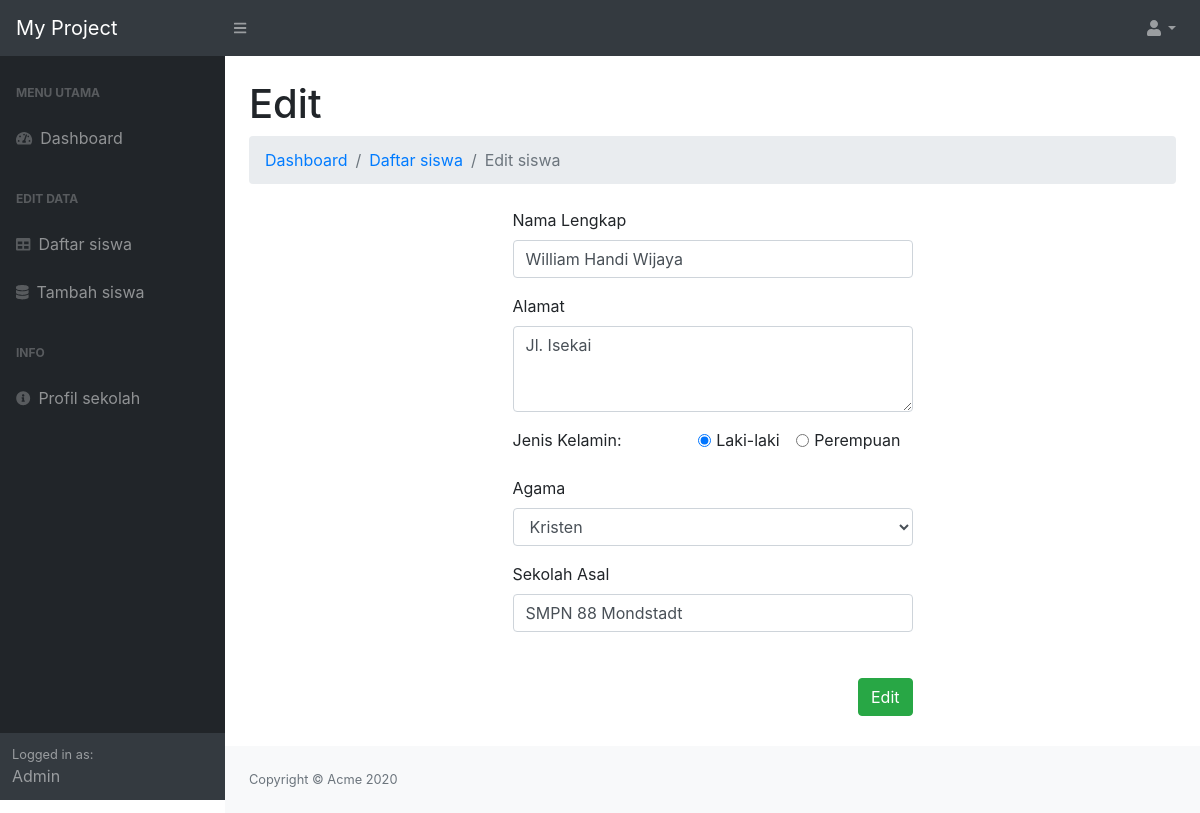
/welcome/dist/form-edit.php?id=3 (signed in), run on the app's committed database.
### tables this page shows
CREATE TABLE `calon_siswa` (
  `id` int(100) UNSIGNED NOT NULL,
  `nama` varchar(64) NOT NULL,
  `alamat` varchar(255) NOT NULL,
  `jenis_kelamin` varchar(10) NOT NULL,
  `agama` varchar(10) NOT NULL,
  `sekolah_asal` varchar(64) NOT NULL
);

### welcome/dist/form-edit.php (the view, shortened to what this page needs)
<?php
require_once "../../config.php";
$id = $_GET['id'];
$query = "SELECT * FROM calon_siswa WHERE id=$id";
$stmt = $mysqli->query($query);
$siswa = $stmt->fetch_assoc();
?>
<!DOCTYPE html>
<html lang="en">
<head>
    <link href="css/styles.css" rel="stylesheet" />
    <link rel="stylesheet" type="text/css" href="css/form.css">
    <link href="https://cdn.datatables.net/1.10.20/css/dataTables.bootstrap4.min.css" rel="stylesheet" />
</head>
<body class="sb-nav-fixed">
    <nav class="sb-topnav navbar navbar-expand navbar-dark bg-dark">
        <a class="navbar-brand" href="index.php">My Project</a>
        <button class="btn btn-link btn-sm order-1 order-lg-0" id="sidebarToggle" href="#"><i class="fas fa-bars"></i></button>
        <ul id="navbar" class="navbar-nav ml-auto ml-md-0">
            <li class="nav-item dropdown">
                <a class="nav-link dropdown-toggle" id="userDropdown" href="#" role="button" data-toggle="dropdown" aria-haspopup="true" aria-expanded="false"><i class="fas fa-user fa-fw"></i></a>
            </li>
        </ul>
    </nav>
    <div id="layoutSidenav">
        <div id="layoutSidenav_nav">
            <nav class="sb-sidenav accordion sb-sidenav-dark" id="sidenavAccordion">
                <div class="sb-sidenav-menu">
                    <div class="nav">
                        <div class="sb-sidenav-menu-heading">Menu utama</div>
                        <a class="nav-link" href="index.php">
                            <div class="sb-nav-link-icon"><i class="fas fa-tachometer-alt"></i></div>
                            Dashboard
                        </a>
                        <div class="sb-sidenav-menu-heading">Edit data</div>
                        <a class="nav-link" href="list-siswa.php">
                            <div class="sb-nav-link-icon"><i class="fas fa-table"></i></div>
                            Daftar siswa
                        </a>
                        <a class="nav-link" href="form-daftar.php">
                            <div class="sb-nav-link-icon"><i class="fa fa-database"></i></div>
                            Tambah siswa
                        </a>
                        <div class="sb-sidenav-menu-heading">Info</div>
                        <a class="nav-link" href="profil.php">
                            <div class="sb-nav-link-icon"><i class="fas fa-info-circle"></i></div>
                            Profil sekolah
                        </a>
                    </div>
                </div>
                <div class="sb-sidenav-footer">
                    <div class="small">Logged in as:</div>
                    <?= ucwords($_SESSION['username']) ?>
                </div>
            </nav>
        </div>
        <div id="layoutSidenav_content">
            <main>
                <div class="container-fluid">
                    <h1 class="mt-4">Edit</h1>
                    <ol class="breadcrumb mb-4">
                        <li class="breadcrumb-item"><a href="index.php">Dashboard</a></li>
                        <li class="breadcrumb-item"><a href="list-siswa.php">Daftar siswa</a></li>
                        <li class="breadcrumb-item active">Edit siswa</li>
                    </ol>
                    <div id="form">
                        <form action="../../proses-edit.php" method="POST">
                            <div class="form-group">
                                <label for="nama">Nama Lengkap</label>
                                <input type="text" name="nama" class="form-control" value="<?php echo $siswa['nama'] ?>" required>
                            </div>
                            <div class="form-group">
                                <label for="alamat">Alamat</label>
                                <textarea class="form-control" rows="3" name="alamat" required><?php echo $siswa['alamat'] ?></textarea>
                            </div>
                            <div class="form-group">
                                <label for="jenis_kelamin">Jenis Kelamin: </label>
                                <div id="row">
                                    <div class="form-check form-check-inline">
                                        <input class="form-check-input" type="radio" name="jenis_kelamin" id="inlineRadio1" value="Laki-laki" checked>
                                        <label class="form-check-label" for="Laki-laki">Laki-laki</label>
                                    </div>
                                    <div class="form-check form-check-inline">
                                        <input class="form-check-input" type="radio" name="jenis_kelamin" id="inlineRadio2" value="Perempuan">
                                        <label class="form-check-label" for="Perempuan">Perempuan</label>
                                    </div>
                                </div>
                            </div>
                            <div class="form-group">
                                <label for="agama">Agama</label>
                                <?php $agama = $siswa['agama']; ?>
                                <select class="form-control" name="agama">
                                    <option <?php echo ($agama == 'Kristen') ? "selected" : "" ?>>Kristen</option>
                                </select>
                            </div>
                            <div class="form-group">
                                <label for="sekolah_asal">Sekolah Asal</label>
                                <input type="text" name="sekolah_asal" class="form-control" value="<?php echo $siswa['sekolah_asal'] ?>" required>
                            </div>
                            <div class="button">
                                <button id="submitButton" class="btn btn-success" type="submit">Edit</button>
                            </div>
                        </form>
                    </div>
                </div>
            </main>
            <footer class="py-4 bg-light mt-auto">
                <div class="container-fluid">
                    <div class="d-flex align-items-center justify-content-between small">
                        <div class="text-muted">Copyright &copy; Acme 2020</div>
                    </div>
                </div>
            </footer>
        </div>
    </div>
</body>
</html>

### data on the page
calon_siswa: nama "William Handi Wijaya", alamat "Jl. Isekai", agama "Kristen", sekolah_asal "SMPN 88 Mondstadt"

### other printed values
$_SESSION['username'] "Admin"
